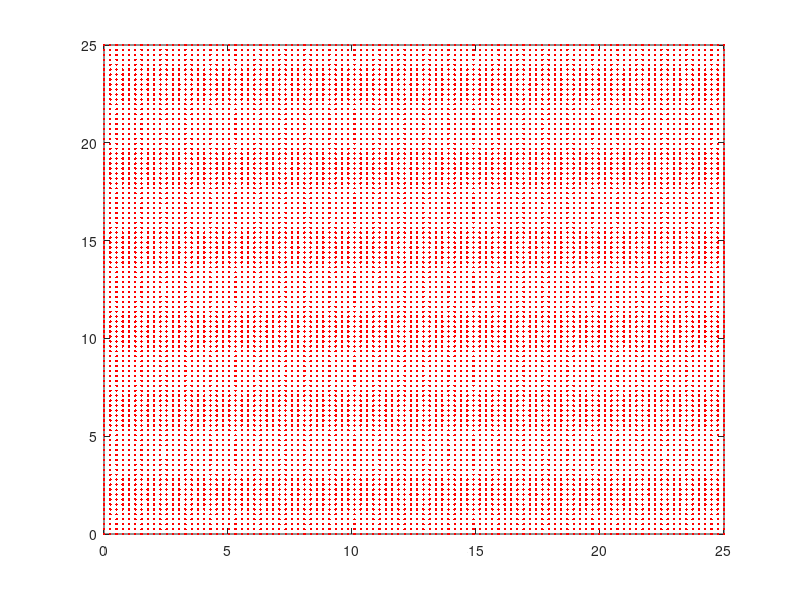

Write MATLAB code to recreate this figure.
close all;
x1=linspace(0,25);
y1=linspace(0,25);
[grid1,grid2]=meshgrid(x1,y1);
planedata=[grid1(:) grid2(:)];

sizeofdata=size(ss,1);
dist=0;
Euclidsq=0;
final=[;];
sorted=[;];
finlabel=0;
label=0;
r=2;

for i=1:1:10000
    for j=1:1:sizeofdata
    Euclidsq=((planedata(i,1)-ss(j,1))^2)+((planedata(i,2)-ss(j,2))^2);
    final=[final;Euclidsq ss(j,3)];
    end
    sorted=sortrows(final);   
    inrange=0;
    sumoflabels=0;

   for t=1:1:size(sorted,1)
    if sorted(t,1)<=r
       inrange=inrange+1;
       sumoflabels=sumoflabels+sorted(t,2);
    end
   end
   
   if sumoflabels>=inrange/2
       planedata(i,3)=1;
   else
       planedata(i,3)=0;
   end
  
final=[;];    
end

plot(planedata(planedata(:,3)==1,1),planedata(planedata(:,3)==1,2),'.r');
hold on;
plot(planedata(planedata(:,3)==0,1),planedata(planedata(:,3)==0,2),'.b');
hold on;
